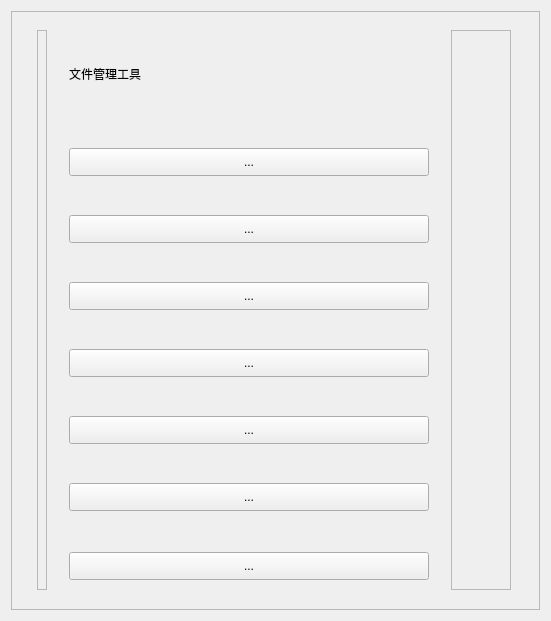
<?xml version="1.0" encoding="UTF-8"?>
<ui version="4.0">
 <class>Page_3</class>
 <widget class="QWidget" name="Page_3">
  <property name="geometry">
   <rect>
    <x>0</x>
    <y>0</y>
    <width>551</width>
    <height>621</height>
   </rect>
  </property>
  <property name="windowTitle">
   <string>Form</string>
  </property>
  <property name="styleSheet">
   <string notr="true"/>
  </property>
  <layout class="QVBoxLayout" name="verticalLayout">
   <item>
    <widget class="QScrollArea" name="scrollArea">
     <property name="widgetResizable">
      <bool>true</bool>
     </property>
     <widget class="QWidget" name="scrollAreaWidgetContents">
      <property name="geometry">
       <rect>
        <x>0</x>
        <y>0</y>
        <width>527</width>
        <height>597</height>
       </rect>
      </property>
      <layout class="QGridLayout" name="gridLayout">
       <item row="0" column="0" rowspan="8">
        <widget class="QFrame" name="frame_1">
         <property name="minimumSize">
          <size>
           <width>10</width>
           <height>560</height>
          </size>
         </property>
         <property name="maximumSize">
          <size>
           <width>10</width>
           <height>560</height>
          </size>
         </property>
         <property name="frameShape">
          <enum>QFrame::StyledPanel</enum>
         </property>
         <property name="frameShadow">
          <enum>QFrame::Raised</enum>
         </property>
        </widget>
       </item>
       <item row="0" column="1">
        <widget class="QLabel" name="label">
         <property name="minimumSize">
          <size>
           <width>200</width>
           <height>40</height>
          </size>
         </property>
         <property name="maximumSize">
          <size>
           <width>200</width>
           <height>40</height>
          </size>
         </property>
         <property name="text">
          <string>文件管理工具</string>
         </property>
        </widget>
       </item>
       <item row="0" column="2" rowspan="8">
        <widget class="QFrame" name="frame_2">
         <property name="minimumSize">
          <size>
           <width>60</width>
           <height>560</height>
          </size>
         </property>
         <property name="maximumSize">
          <size>
           <width>60</width>
           <height>560</height>
          </size>
         </property>
         <property name="frameShape">
          <enum>QFrame::StyledPanel</enum>
         </property>
         <property name="frameShadow">
          <enum>QFrame::Raised</enum>
         </property>
        </widget>
       </item>
       <item row="1" column="1">
        <widget class="QToolButton" name="Page3_toolButton">
         <property name="minimumSize">
          <size>
           <width>360</width>
           <height>28</height>
          </size>
         </property>
         <property name="font">
          <font>
           <pointsize>9</pointsize>
           <underline>false</underline>
          </font>
         </property>
         <property name="cursor">
          <cursorShape>PointingHandCursor</cursorShape>
         </property>
         <property name="mouseTracking">
          <bool>false</bool>
         </property>
         <property name="tabletTracking">
          <bool>false</bool>
         </property>
         <property name="focusPolicy">
          <enum>Qt::WheelFocus</enum>
         </property>
         <property name="contextMenuPolicy">
          <enum>Qt::PreventContextMenu</enum>
         </property>
         <property name="acceptDrops">
          <bool>false</bool>
         </property>
         <property name="toolTip">
          <string>&lt;!DOCTYPE HTML PUBLIC &quot;-//W3C//DTD HTML 4.0//EN&quot; &quot;http://www.w3.org/TR/REC-html40/strict.dtd&quot;&gt;
&lt;html&gt;&lt;head&gt;&lt;meta name=&quot;qrichtext&quot; content=&quot;1&quot; /&gt;&lt;style type=&quot;text/css&quot;&gt;
p, li { white-space: pre-wrap; }
&lt;/style&gt;&lt;/head&gt;&lt;body style=&quot; font-family:'SimSun'; font-size:9pt; font-weight:400; font-style:normal;&quot;&gt;
&lt;p style=&quot; margin-top:0px; margin-bottom:0px; margin-left:0px; margin-right:0px; -qt-block-indent:0; text-indent:0px;&quot;&gt;&lt;span style=&quot; font-family:'宋体'; font-size:10pt;&quot;&gt;Speccy就是制作CCleaner的公司Piriform所开发的第四款软件，Speccy的界面非常简单易于使用为我们提供了硬件的各项技术指标，它可以查看电脑内的软硬件信息，比如操作系统、CPU、内存、显卡、硬盘、网络等等，还可以检测出系统的安装日期。&lt;/span&gt; &lt;/p&gt;&lt;/body&gt;&lt;/html&gt;</string>
         </property>
         <property name="whatsThis">
          <string/>
         </property>
         <property name="layoutDirection">
          <enum>Qt::LeftToRight</enum>
         </property>
         <property name="autoFillBackground">
          <bool>false</bool>
         </property>
         <property name="styleSheet">
          <string notr="true"/>
         </property>
         <property name="text">
          <string>...</string>
         </property>
         <property name="checkable">
          <bool>false</bool>
         </property>
         <property name="autoRepeat">
          <bool>false</bool>
         </property>
         <property name="autoExclusive">
          <bool>false</bool>
         </property>
         <property name="popupMode">
          <enum>QToolButton::DelayedPopup</enum>
         </property>
         <property name="toolButtonStyle">
          <enum>Qt::ToolButtonTextBesideIcon</enum>
         </property>
         <property name="autoRaise">
          <bool>false</bool>
         </property>
         <property name="arrowType">
          <enum>Qt::NoArrow</enum>
         </property>
        </widget>
       </item>
       <item row="2" column="1">
        <widget class="QToolButton" name="Page3_toolButton_2">
         <property name="minimumSize">
          <size>
           <width>360</width>
           <height>28</height>
          </size>
         </property>
         <property name="cursor">
          <cursorShape>PointingHandCursor</cursorShape>
         </property>
         <property name="toolTip">
          <string>&lt;html&gt;&lt;head/&gt;&lt;body&gt;&lt;p&gt;&lt;span style=&quot; font-family:'宋体'; font-size:10pt;&quot;&gt;CPU-Z是最权威的处理器和相关系统信息识别工具。它体积小巧，界面简洁、启动很快，可准确的检测出CPU、主板、内存、显卡、SPD等硬件信息。利用它你可见到自己的CPU是哪家厂牌、内频、Cache等玩家常提到的数据，更包括SelfSnoop CMOVccInstruction这些专家才看得懂得资讯与数据，让你更了解你的CPU。&lt;/span&gt;&lt;/p&gt;&lt;/body&gt;&lt;/html&gt;</string>
         </property>
         <property name="styleSheet">
          <string notr="true"/>
         </property>
         <property name="text">
          <string>...</string>
         </property>
         <property name="toolButtonStyle">
          <enum>Qt::ToolButtonTextBesideIcon</enum>
         </property>
        </widget>
       </item>
       <item row="3" column="1">
        <widget class="QToolButton" name="Page3_toolButton_3">
         <property name="minimumSize">
          <size>
           <width>360</width>
           <height>28</height>
          </size>
         </property>
         <property name="cursor">
          <cursorShape>PointingHandCursor</cursorShape>
         </property>
         <property name="toolTip">
          <string>&lt;html&gt;&lt;head/&gt;&lt;body&gt;&lt;p&gt;&lt;span style=&quot; font-family:'宋体'; font-size:10pt;&quot;&gt;CPU-Z是最权威的处理器和相关系统信息识别工具。它体积小巧，界面简洁、启动很快，可准确的检测出CPU、主板、内存、显卡、SPD等硬件信息。利用它你可见到自己的CPU是哪家厂牌、内频、Cache等玩家常提到的数据，更包括SelfSnoop CMOVccInstruction这些专家才看得懂得资讯与数据，让你更了解你的CPU。&lt;/span&gt;&lt;/p&gt;&lt;/body&gt;&lt;/html&gt;</string>
         </property>
         <property name="styleSheet">
          <string notr="true"/>
         </property>
         <property name="text">
          <string>...</string>
         </property>
         <property name="toolButtonStyle">
          <enum>Qt::ToolButtonTextBesideIcon</enum>
         </property>
        </widget>
       </item>
       <item row="4" column="1">
        <widget class="QToolButton" name="Page3_toolButton_4">
         <property name="minimumSize">
          <size>
           <width>360</width>
           <height>28</height>
          </size>
         </property>
         <property name="cursor">
          <cursorShape>PointingHandCursor</cursorShape>
         </property>
         <property name="toolTip">
          <string>&lt;html&gt;&lt;head/&gt;&lt;body&gt;&lt;p&gt;&lt;span style=&quot; font-family:'宋体'; font-size:10pt;&quot;&gt;GPU-Z是一款显卡识别工具，甚至可以鉴别假卡（NVIDIA）。GPU-Z是一款轻量级显卡测试软件。绿色免安装，界面直观，运行后即可显示GPU核心，以及运行频率、带宽等，如同CPU-Z一样，这也是款必备工具。&lt;/span&gt;&lt;/p&gt;&lt;/body&gt;&lt;/html&gt;</string>
         </property>
         <property name="styleSheet">
          <string notr="true"/>
         </property>
         <property name="text">
          <string>...</string>
         </property>
         <property name="toolButtonStyle">
          <enum>Qt::ToolButtonTextBesideIcon</enum>
         </property>
        </widget>
       </item>
       <item row="5" column="1">
        <widget class="QToolButton" name="Page3_toolButton_5">
         <property name="minimumSize">
          <size>
           <width>360</width>
           <height>28</height>
          </size>
         </property>
         <property name="cursor">
          <cursorShape>PointingHandCursor</cursorShape>
         </property>
         <property name="toolTip">
          <string>&lt;html&gt;&lt;head/&gt;&lt;body&gt;&lt;p&gt;&lt;span style=&quot; font-family:'宋体'; font-size:10pt;&quot;&gt;硬盘里的数据至关重要，因此时常检查硬盘健康状况是有必要的。DiskInfo硬盘检测工具通过读取S.M.A.R.T了解硬盘健康状况。打开它，您就可以迅速读到本机硬盘的详细信息，包括接口、转速、温度、使用时间等DiskInfo还会根据S.M.A.R.T的评分做出评估，当硬盘快要损坏时还会发出警报，支持简体中文。&lt;/span&gt;&lt;/p&gt;&lt;/body&gt;&lt;/html&gt;</string>
         </property>
         <property name="styleSheet">
          <string notr="true"/>
         </property>
         <property name="text">
          <string>...</string>
         </property>
         <property name="toolButtonStyle">
          <enum>Qt::ToolButtonTextBesideIcon</enum>
         </property>
        </widget>
       </item>
       <item row="6" column="1">
        <widget class="QToolButton" name="Page3_toolButton_6">
         <property name="minimumSize">
          <size>
           <width>360</width>
           <height>28</height>
          </size>
         </property>
         <property name="cursor">
          <cursorShape>PointingHandCursor</cursorShape>
         </property>
         <property name="toolTip">
          <string>&lt;html&gt;&lt;head/&gt;&lt;body&gt;&lt;p&gt;&lt;span style=&quot; font-family:'宋体'; font-size:10pt;&quot;&gt;BatteryMon是一款电脑的电池管理软件，可检测电池的出厂状态、电池容量及最长待机等信息，是一款绿色汉化的软件，能以图形化的方式，让我们直观的看到电池的各种性能参数。&lt;/span&gt;&lt;/p&gt;&lt;/body&gt;&lt;/html&gt;</string>
         </property>
         <property name="styleSheet">
          <string notr="true"/>
         </property>
         <property name="text">
          <string>...</string>
         </property>
         <property name="toolButtonStyle">
          <enum>Qt::ToolButtonTextBesideIcon</enum>
         </property>
        </widget>
       </item>
       <item row="7" column="1">
        <widget class="QToolButton" name="Page3_toolButton_7">
         <property name="minimumSize">
          <size>
           <width>360</width>
           <height>28</height>
          </size>
         </property>
         <property name="cursor">
          <cursorShape>PointingHandCursor</cursorShape>
         </property>
         <property name="toolTip">
          <string>&lt;html&gt;&lt;head/&gt;&lt;body&gt;&lt;p&gt;&lt;span style=&quot; font-family:'宋体'; font-size:10pt;&quot;&gt;Speccy就是制作CCleaner的公司Piriform所开发的第四款软件，Speccy的界面非常简单易于使用为我们提供了硬件的各项技术指标，它可以查看电脑内的软硬件信息，比如操作系统、CPU、内存、显卡、硬盘、网络等等，还可以检测出系统的安装日期。&lt;/span&gt;&lt;/p&gt;&lt;/body&gt;&lt;/html&gt;</string>
         </property>
         <property name="text">
          <string>...</string>
         </property>
         <property name="toolButtonStyle">
          <enum>Qt::ToolButtonTextBesideIcon</enum>
         </property>
        </widget>
       </item>
      </layout>
     </widget>
    </widget>
   </item>
  </layout>
 </widget>
 <resources/>
 <connections/>
</ui>
